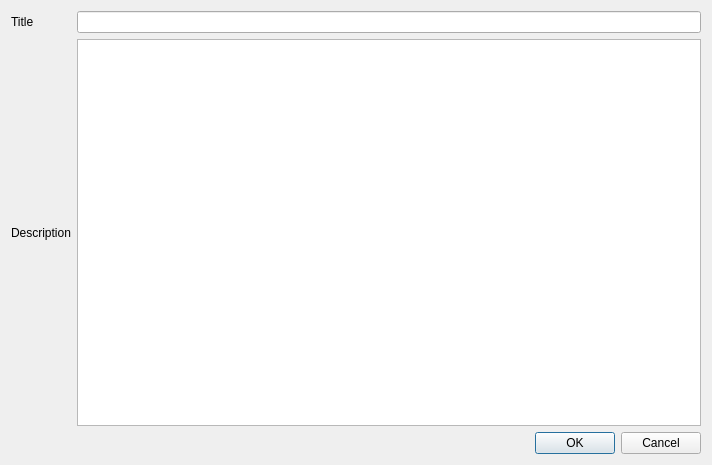
<?xml version="1.0" encoding="UTF-8"?>
<ui version="4.0">
 <class>PatchPropertiesDialog</class>
 <widget class="QDialog" name="PatchPropertiesDialog">
  <property name="enabled">
   <bool>true</bool>
  </property>
  <property name="geometry">
   <rect>
    <x>0</x>
    <y>0</y>
    <width>712</width>
    <height>465</height>
   </rect>
  </property>
  <property name="windowTitle">
   <string>Dialog</string>
  </property>
  <layout class="QGridLayout" name="gridLayout">
   <item row="0" column="0">
    <widget class="QLabel" name="label">
     <property name="text">
      <string>Title</string>
     </property>
    </widget>
   </item>
   <item row="0" column="1">
    <widget class="QLineEdit" name="lineEditTitle"/>
   </item>
   <item row="1" column="0">
    <widget class="QLabel" name="label_2">
     <property name="text">
      <string>Description</string>
     </property>
    </widget>
   </item>
   <item row="1" column="1">
    <widget class="QTextEdit" name="textEditDescription"/>
   </item>
   <item row="2" column="0" colspan="2">
    <widget class="QDialogButtonBox" name="buttonBox">
     <property name="orientation">
      <enum>Qt::Horizontal</enum>
     </property>
     <property name="standardButtons">
      <set>QDialogButtonBox::Cancel|QDialogButtonBox::Ok</set>
     </property>
     <property name="centerButtons">
      <bool>false</bool>
     </property>
    </widget>
   </item>
  </layout>
 </widget>
 <resources/>
 <connections>
  <connection>
   <sender>buttonBox</sender>
   <signal>accepted()</signal>
   <receiver>PatchPropertiesDialog</receiver>
   <slot>accept()</slot>
   <hints>
    <hint type="sourcelabel">
     <x>230</x>
     <y>278</y>
    </hint>
    <hint type="destinationlabel">
     <x>157</x>
     <y>274</y>
    </hint>
   </hints>
  </connection>
  <connection>
   <sender>buttonBox</sender>
   <signal>rejected()</signal>
   <receiver>PatchPropertiesDialog</receiver>
   <slot>reject()</slot>
   <hints>
    <hint type="sourcelabel">
     <x>298</x>
     <y>284</y>
    </hint>
    <hint type="destinationlabel">
     <x>286</x>
     <y>274</y>
    </hint>
   </hints>
  </connection>
 </connections>
</ui>
